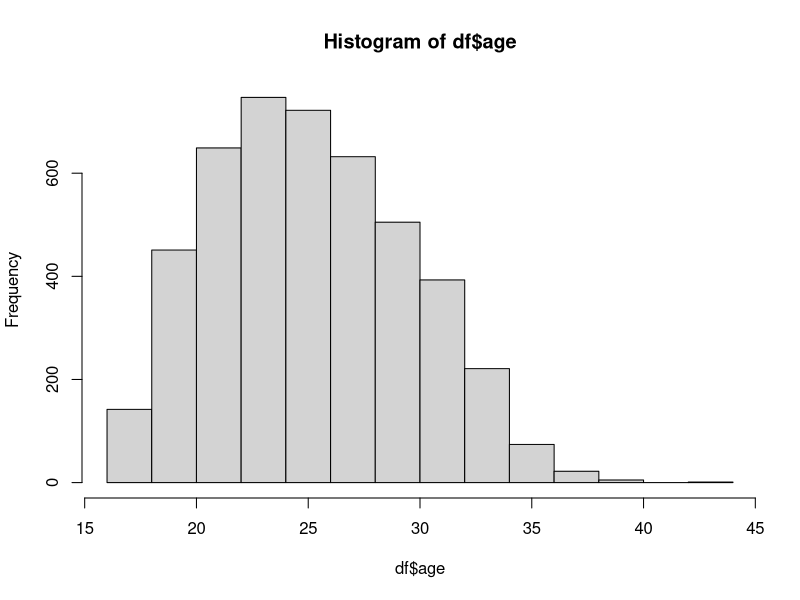
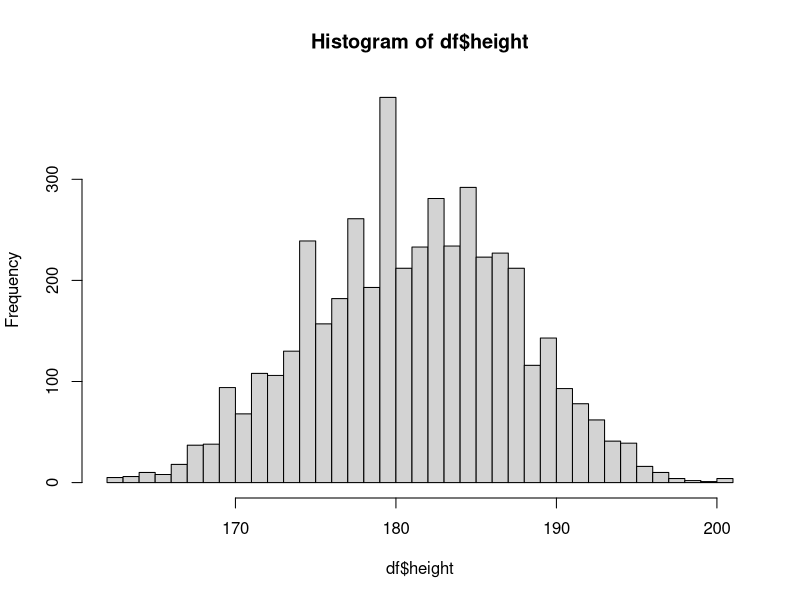
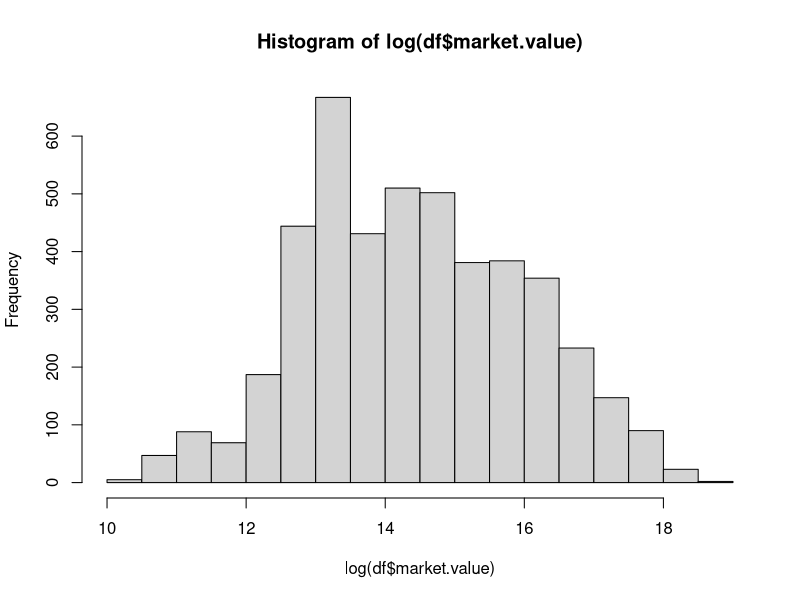
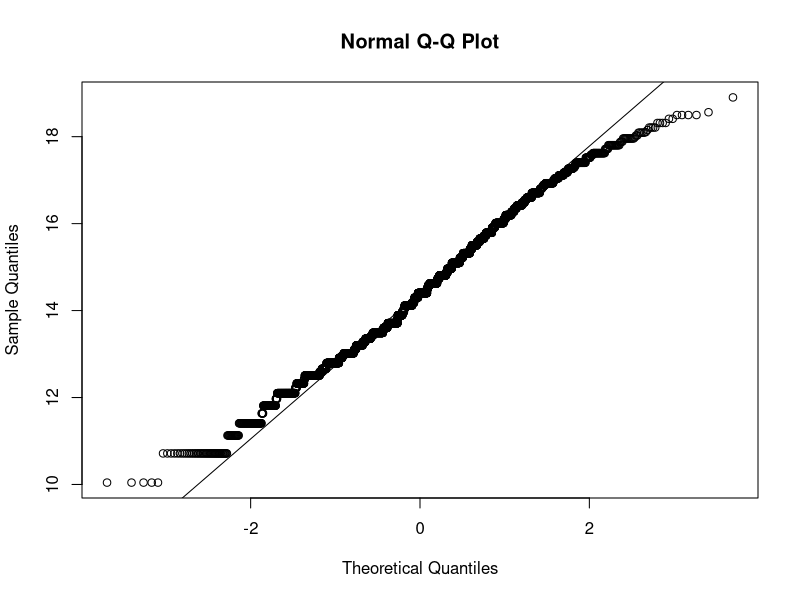

Source code (R) for these figures, in order: (Note: this script raises an error after producing the figures.)
##### 3. EXPLORE DATA ######

df <- read.csv("./data/performance-clean.csv",encoding = "UTF-8")

# let's study some distributions

### numeric
# static attributes
hist(df$age)
hist(df$height, breaks = 50)
# typeof(df$height)
df$market.value[1]
hist(log(df$market.value))
qqnorm(log(df$market.value))
qqline(log(df$market.value))
# hist(df$contract.expires) # need to convert to numeric

# season-related attributes 17/18
par(mfrow=c(2,2))
hist(df$X17.18.games, freq = FALSE)
lines(density(df$X17.18.games))
hist(df$X17.18.minutes, freq = FALSE)
lines(density(df$X17.18.minutes))
hist(df$X17.18.goals, freq = FALSE)
lines(density(df$X17.18.goals))
hist(df$X17.18.assists, freq = FALSE)
lines(density(df$X17.18.assists))
par(mfrow=c(1,1))

# season-related attributes 18/19
par(mfrow=c(2,2))
hist(df$X18.19.games, freq = FALSE)
lines(density(df$X18.19.games))
hist(df$X18.19.minutes, freq = FALSE)
lines(density(df$X18.19.minutes))
hist(df$X18.19.goals, freq = FALSE)
lines(density(df$X18.19.goals))
hist(df$X18.19.assists, freq = FALSE)
lines(density(df$X18.19.assists))
par(mfrow=c(1,1))


# season-related attributes 19/20
par(mfrow=c(2,2))
hist(df$X19.20.games, freq = FALSE)
lines(density(df$X19.20.games))
hist(df$X19.20.minutes, freq = FALSE)
lines(density(df$X19.20.minutes))
hist(df$X19.20.goals, freq = FALSE)
lines(density(df$X19.20.goals))
hist(df$X19.20.assists, freq = FALSE)
lines(density(df$X19.20.assists))
par(mfrow=c(1,1))


# season-related attributes 20/21
#par(mfrow=c(2,2))
#hist(df$X20.21.games, freq = FALSE)
#lines(density(df$X20.21.games))
#hist(df$X20.21.minutes, freq = FALSE)
#lines(density(df$X20.21.minutes))
#hist(df$X20.21.goals, freq = FALSE)
#lines(density(df$X20.21.goals))
#hist(df$X20.21.assists, freq = FALSE)
#lines(density(df$X20.21.assists))
#par(mfrow=c(1,1))

# comparing games between seasons
par(mfrow=c(2,3))
hist(df$X17.18.games, freq = FALSE)
hist(df$X18.19.games, freq = FALSE)
hist(df$X19.20.games, freq = FALSE)
qqnorm(df$X17.18.games)
qqline(df$X17.18.games)
qqnorm(df$X18.19.games)
qqline(df$X18.19.games)
qqnorm(df$X19.20.games)
qqline(df$X19.20.games)
par(mfrow=c(1,1))
# NORMAL


# comparing goals between seasons
par(mfrow=c(3,3))
hist(df$X17.18.goals, freq = FALSE)
hist(df$X18.19.goals, freq = FALSE)
hist(df$X19.20.goals, freq = FALSE)
# log transformation
df <-  df[df$X17.18.goals!=0,]
df <-  df[df$X18.19.goals!=0,]
df <-  df[df$X19.20.goals!=0,]
hist(log(df$X17.18.goals), freq = FALSE)
hist(log(df$X18.19.goals), freq = FALSE)
hist(log(df$X19.20.goals), freq = FALSE)
# normality check
qqnorm(log(df$X17.18.goals))
qqline(log(df$X17.18.goals))
qqnorm(log(df$X18.19.goals))
qqline(log(df$X18.19.goals))
qqnorm(log(df$X19.20.goals))
qqline(log(df$X19.20.goals))
par(mfrow=c(1,1))
# NOT SO NORMAL!

# comparing assists between seasons
par(mfrow=c(3,3))
hist(df$X17.18.assists, freq = FALSE)
hist(df$X18.19.assists, freq = FALSE)
hist(df$X19.20.assists, freq = FALSE)
# log transformation
df <-  df[df$X17.18.assists!=0,]
df <-  df[df$X18.19.assists!=0,]
df <-  df[df$X19.20.assists!=0,]
hist(log(df$X17.18.assists), freq = FALSE)
hist(log(df$X18.19.assists), freq = FALSE)
hist(log(df$X19.20.assists), freq = FALSE)
# normality check
qqnorm(log(df$X17.18.assists))
qqline(log(df$X17.18.assists))
qqnorm(log(df$X18.19.assists))
qqline(log(df$X18.19.assists))
qqnorm(log(df$X19.20.assists))
qqline(log(df$X19.20.assists))
par(mfrow=c(1,1))
# NOT SO NORMAL!

# comparing minutes between seasons
par(mfrow=c(2,3))
hist(df$X17.18.minutes, freq = FALSE)
hist(df$X18.19.minutes, freq = FALSE)
hist(df$X19.20.minutes, freq = FALSE)
# normality check
qqnorm(df$X17.18.minutes)
qqline(df$X17.18.minutes)
qqnorm(df$X18.19.minutes)
qqline(df$X18.19.minutes)
qqnorm(df$X19.20.minutes)
qqline(df$X19.20.minutes)
par(mfrow=c(1,1))
# NORMAL!

# yellows
par(mfrow=c(2,3))
df <- df[df$X17.18.yellows!=0,]
df <- df[df$X18.19.yellows!=0,]
df <- df[df$X19.20.yellows!=0,]
hist(log(df$X17.18.yellows), freq=FALSE)
hist(log(df$X18.19.yellows), freq=FALSE)
hist(log(df$X19.20.yellows), freq=FALSE)
qqnorm(log(df$X17.18.yellows))
qqline(log(df$X17.18.yellows))
qqnorm(log(df$X18.19.yellows))
qqline(log(df$X18.19.yellows))
qqnorm(log(df$X19.20.yellows))
qqline(log(df$X19.20.yellows))
par(mfrow=c(1,1))

#  compare left/right foot
right.foot <- df[df$foot=="right" ,]
left.foot <- df[df$foot=="left",]
both.foot <- df[df$foot=="both",]

hist(log(df$market.value), freq = FALSE)
lines(density(log(df$market.value)))

par(mfrow=c(2,3))
hist(log(right.foot$market.value), freq = FALSE)
lines(density(log(right.foot$market.value)))
hist(log(left.foot$market.value), freq = FALSE)
lines(density(log(left.foot$market.value)))
hist(log(both.foot$market.value), freq = FALSE)
lines(density(log(both.foot$market.value)))
qqnorm(log(right.foot$market.value))
qqline(log(right.foot$market.value))
qqnorm(log(left.foot$market.value))
qqline(log(left.foot$market.value))
qqnorm(log(both.foot$market.value))
qqline(log(both.foot$market.value))
par(mfrow=c(1,1))

# overlap left/right foot market value distributions
hist(log(right.foot$market.value), col=rgb(0,0,1,1/4), freq = FALSE)  # first histogram
hist(log(left.foot$market.value), col=rgb(1,0,0,1/4), add=T, freq = FALSE)  # second
hist(log(both.foot$market.value), col=rgb(1,0,0,2/4), add=T, freq = FALSE)  # second
plot(density(log(right.foot$market.value)), col=rgb(0,0,1,1/4))  # first histogram
lines(density(log(left.foot$market.value)), col=rgb(1,0,0,1/4))  # second
lines(density(log(both.foot$market.value)), col=rgb(1,0,0,2/4))  # third
# some summaries
summary(right.foot$market.value)
summary(left.foot$market.value)
# hypothesis testing
t.test(right.foot$market.value,left.foot$market.value)
t.test(right.foot$market.value,both.foot$market.value)
t.test(left.foot$market.value,both.foot$market.value)
# p-value = 0.3708 > 0.05 ==> we cannot reject the null hypothesis : the two samples are drawn from the same distribution

### categorical
plot(df$position)
plot(df$foot)

# why only best 5 leagues
plot(aggregate(df$market.value, by=list(Category=df$current.league), FUN=sum))

plot(df$X19.20.games,df$X19.20.minutes)
cor.test(df$X19.20.games,df$X19.20.minutes)
summary(df$X19.20.games)
summary(df$X19.20.minutes)

ratio <- df$X19.20.minutes/df$X19.20.games
summary(df$X19.20.minutes/summary(ratio)[3])
t.test(df$X19.20.games,df$X19.20.minutes/summary(ratio)[3])

ratio <- df$X18.19.minutes/df$X18.19.games
summary(df$X18.19.minutes/summary(ratio)[3])
t.test(df$X18.19.games,df$X18.19.minutes/summary(ratio)[3])